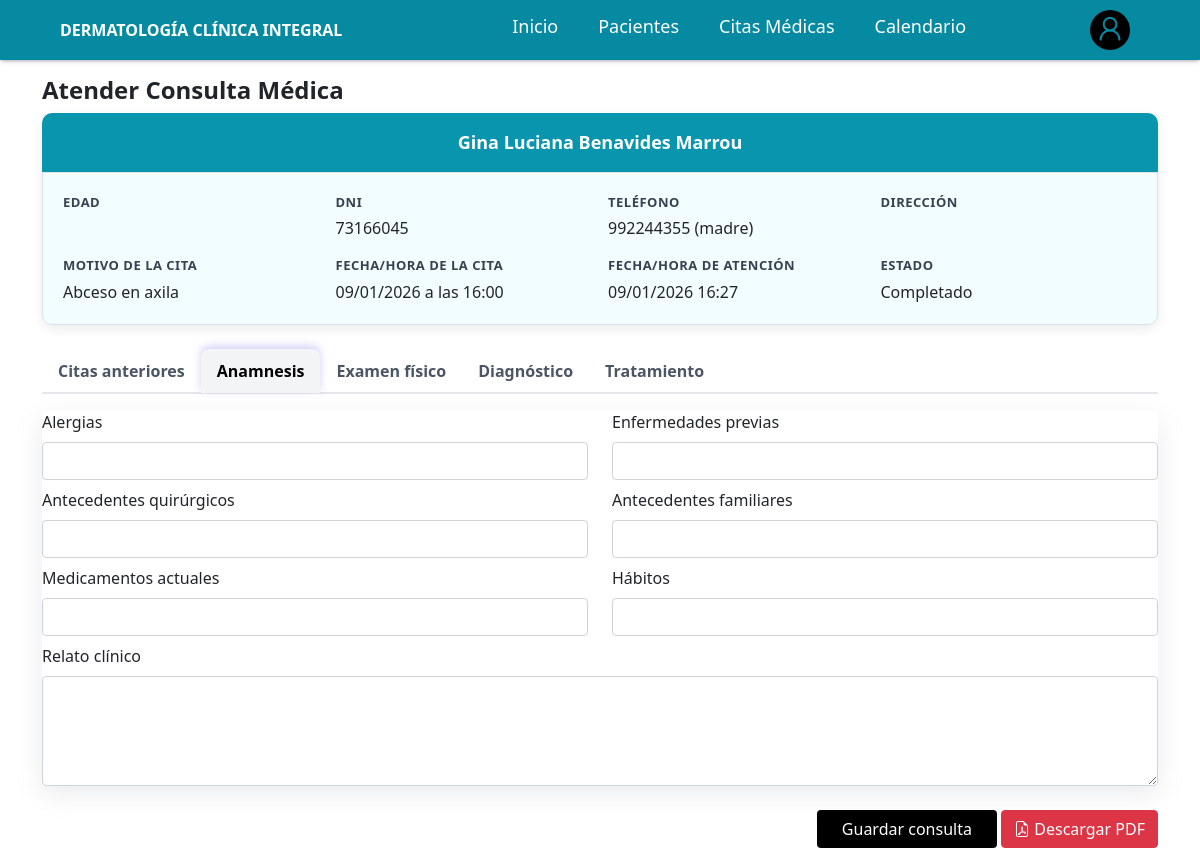
The app's page /clinica/atender_cita/37/, older data.
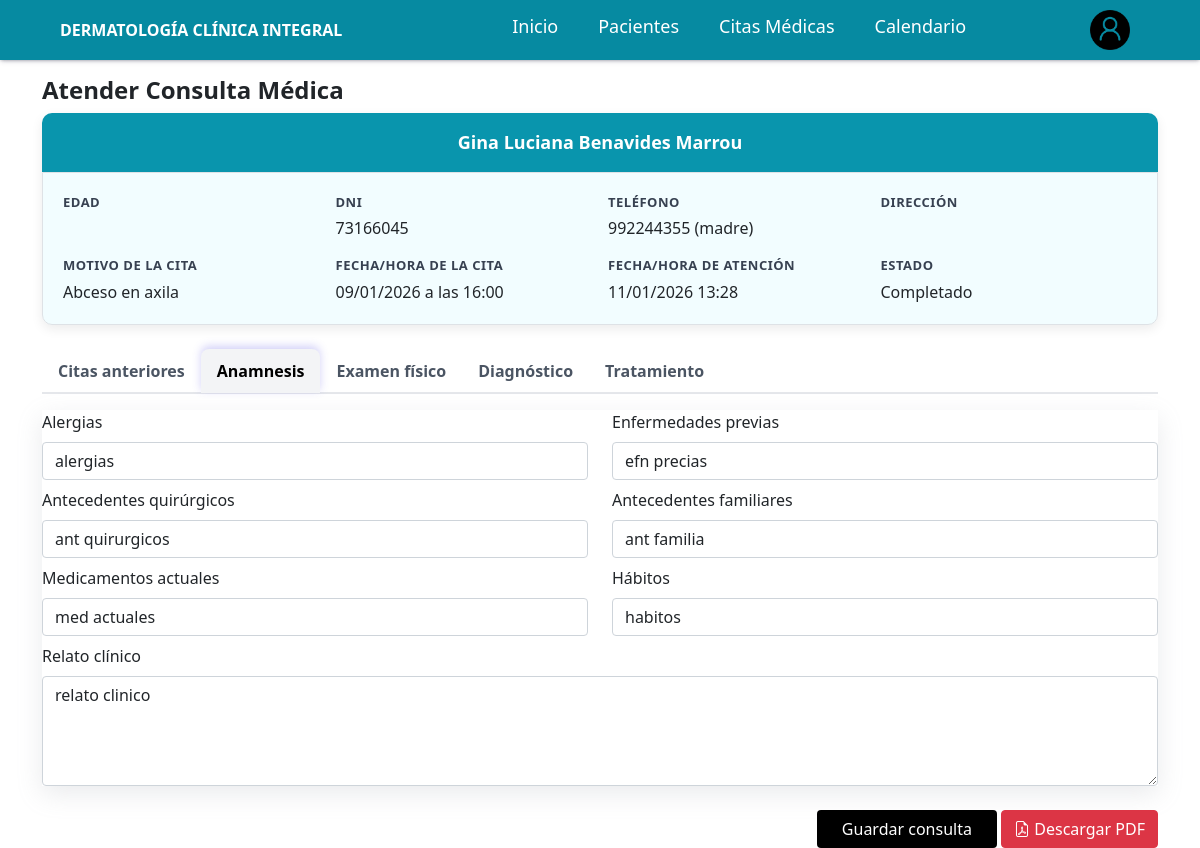
The same page, newer data.
### clinica/models.py (models this page shows, shortened)
class Cita(models.Model):
    paciente = models.ForeignKey(Paciente, on_delete=models.CASCADE, related_name='citas')
    fecha = models.DateField(blank=True, null=True)
    hora = models.TimeField(blank=True, null=True)
    motivo = models.CharField(max_length=255, blank=True, null=True)
    estado = models.BooleanField(default=False, blank=True, null=True)  # False = programada, True = completada
    created_at = models.DateTimeField(auto_now_add=True)
    updated_at = models.DateTimeField(auto_now=True)

class RespuestaCita(models.Model):
    cita = models.OneToOneField(Cita, on_delete=models.CASCADE, related_name='respuesta')
    diagnostico = HTMLField(null=True, blank=True)
    tratamiento = models.TextField(blank=True, null=True)
    notas = models.TextField(blank=True, null=True)
    receta = models.TextField(blank=True, null=True)
    alergias_conocidas = models.CharField(max_length=255, blank=True, null=True)
    emfermedades_previas = models.CharField(max_length=255, blank=True, null=True)
    antecentes_quirurgicos = models.CharField(max_length=255, blank=True, null=True)
    antecedentes_familiares = models.CharField(max_length=255, blank=True, null=True)
    medicamentos_actuales = models.CharField(max_length=255, blank=True, null=True)
    habitos = models.CharField(max_length=255, blank=True, null=True)
    relato_clinico = models.TextField(blank=True, null=True)
    peso = models.CharField(max_length=50, blank=True, null=True)
    altura = models.CharField(max_length=50, blank=True, null=True)
    presion_arterial = models.CharField(max_length=50, blank=True, null=True)
    frecuencia_cardiaca = models.CharField(max_length=50, blank=True, null=True)
    frecuencia_respiratoria = models.CharField(max_length=50, blank=True, null=True)
    descripcion_examen_fisico = models.TextField(blank=True, null=True)
    created_at = models.DateTimeField(auto_now_add=True)
    updated_at = models.DateTimeField(auto_now=True)

### clinica/views.py (the view, shortened to what this page needs)
# urls.py: path('atender_cita/<int:cita_id>/', views.atender_cita, name='atender_cita'),
def atender_cita(request, cita_id):
    cita = get_object_or_404(Cita, id=cita_id)
    paciente = cita.paciente
    respuesta, created = RespuestaCita.objects.get_or_create(cita=cita)
    citas_anteriores = (
    Cita.objects
    .filter(
        paciente=paciente,
        fecha__isnull=False,
        fecha__lt=cita.fecha
    )
    .order_by('-fecha', '-hora')
)
    return render(request, "clinica/atender_cita.html", {
        "cita": cita,
        "paciente": paciente,
        "respuesta": respuesta,
        "citas_anteriores": citas_anteriores,  # 🔥 IMPORTANTE
    })

### clinica/models.py (called while the page is built)
    @property
    def edad_paciente(self):
        if not self.fecha_nacimiento:
            return None
        hoy = date.today()
        return hoy.year - self.fecha_nacimiento.year - (
            (hoy.month, hoy.day) < (self.fecha_nacimiento.month, self.fecha_nacimiento.day)
        )

### templates/clinica/atender_cita.html (shortened to what the changed rows need)
{% extends "base.html" %}
{% block body %}
{% include "../components/navbar.html" %}
<div class="container mt-3">
   <div class="card card-expediente mb-4">
        <div class="expediente-body">
            <div class="row g-3">
    <div class="col-md-3">
        <div class="info-label fw-bold">Motivo de la cita</div>
        <div class="">{{ cita.motivo|default_if_none:'' }}</div>
    </div>
    <div class="col-md-3">
        <div class="info-label fw-bold">Fecha/Hora de la cita</div>
        <div class="">
            {{ cita.fecha|date:"d/m/Y" }} a las {{ cita.hora|time:"H:i" }}
        </div>
    </div>
    <div class="col-md-3">
        <div class="info-label fw-bold">Fecha/Hora de atención</div>
        <div class="">{{ cita.updated_at|date:"d/m/Y H:i" }}</div>
    </div>
</div>
        </div>
    </div>
    <form method="POST" enctype="multipart/form-data">
        <div class="tab-content">
            <div class="tab-pane fade show active" id="anamnesis">
                <div class="row">
                    <div class="col-md-6">
                        <label class="form-label">Alergias</label>
                        <input name="alergias_conocidas" class="form-control" value="{{ respuesta.alergias_conocidas|default_if_none:'' }}">
                    </div>
                    <div class="col-md-6">
                        <label class="form-label">Enfermedades previas</label>
                        <input name="emfermedades_previas" class="form-control" value="{{ respuesta.emfermedades_previas|default_if_none:'' }}">
                    </div>
                    <div class="col-md-6 mt-2">
                        <label class="form-label">Antecedentes quirúrgicos</label>
                        <input name="antecentes_quirurgicos" class="form-control" value="{{ respuesta.antecentes_quirurgicos|default_if_none:'' }}">
                    </div>
                    <div class="col-md-6 mt-2">
                        <label class="form-label">Antecedentes familiares</label>
                        <input name="antecedentes_familiares" class="form-control" value="{{ respuesta.antecedentes_familiares|default_if_none:'' }}">
                    </div>
                    <div class="col-md-6 mt-2">
                        <label class="form-label">Medicamentos actuales</label>
                        <input name="medicamentos_actuales" class="form-control" value="{{ respuesta.medicamentos_actuales|default_if_none:'' }}">
                    </div>
                    <div class="col-md-6 mt-2">
                        <label class="form-label">Hábitos</label>
                        <input name="habitos" class="form-control" value="{{ respuesta.habitos|default_if_none:'' }}">
                    </div>
                    <div class="col-md-12 mt-2">
                        <label class="form-label">Relato clínico</label>
                        <textarea name="relato_clinico" class="form-control" rows="4">{{ respuesta.relato_clinico|default_if_none:'' }}</textarea>
                    </div>
                </div>
            </div>
        </div>
    </form>
</div>
{% endblock %}

Row changes from the older to the newer data that the page shows:
changed Cita "Abceso en axila": updated_at "09/01/2026 16:27" → "11/01/2026 13:28"
now on this page (row edited): RespuestaCita: alergias_conocidas "alergias", emfermedades_previas "efn precias", antecentes_quirurgicos "ant quirurgicos", antecedentes_familiares "ant familia", medicamentos_actuales "med actuales", habitos "habitos", relato_clinico "relato clinico"
